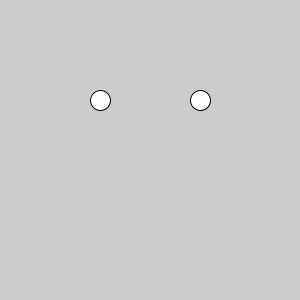
Frame 1 (no input)
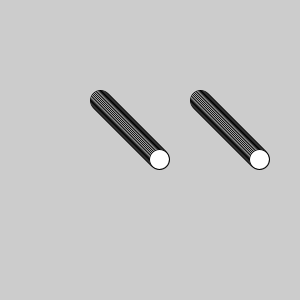
Frame 60 (the mouse pressed at the canvas centre just before this capture)
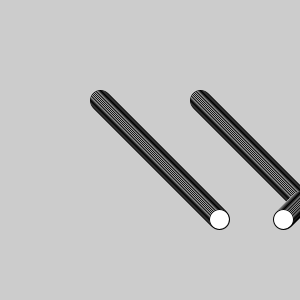
Frame 120 (the mouse held since frame 60 and released just before this capture)

The Processing sketch that drew these frames (run headless with seeded random() and noise(); from frame 60 on, the mouse is pressed at the canvas centre):

// Processing sketch: doubleCarbon
// ── doubleCarbon.pde
class Ball {
  float x, y;
  float vx, vy;
  void draw() {
    ellipse(x, y, 20, 20);
  }
  void move() {
    x += vx;
    y += vy;
    if (x < 0 || width < x) {
      vx *= -1;
    }
    if (y < 0 || height < y) {
      vy *= -1;
    }
  }
}

Ball b1, b2;

void setup() {
  size(300, 300);
  
  b1 = new Ball();
  b1.x = 100;
  b1.y = 100;
  b1.vx = 1;
  b1.vy = 1;
  
  b2 = new Ball();
  b2.x = 200;
  b2.y = 100;
  b2.vx = 1;
  b2.vy = 1;
}

void draw() {
  b1.draw();
  b2.draw();
  b1.move();
  b2.move();
}
